Frame 1 (no input): blank canvas, image omitted
Frame 60 (the mouse pressed at the canvas centre just before this capture): blank canvas, image omitted
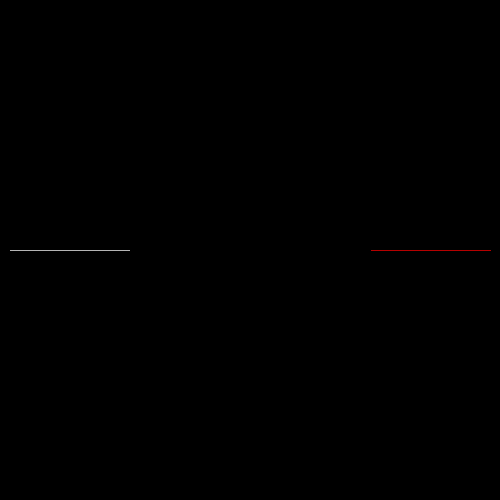
Frame 120 (the mouse held since frame 60 and released just before this capture)

The Processing sketch whose frames 1 and 60 were blank and that drew this single picture after the mouse press (run headless with seeded random() and noise(); from frame 60 on, the mouse is pressed at the canvas centre):

// Processing sketch: processing_79019
// ── processing_79019.pde

//Keana Moezzi, CP1, mods 4-5, Tron

int x = 10;
int y = 250; 
int direction = RIGHT;
int compX = 490;
int compY = 250;
int compDir = LEFT;
boolean gameOver = false;
void setup()
{
  size(500, 500);
  background(0);
}
void draw()
{
  if (gameOver == true)
  {  
    
    smooth();
    fill(255, 0, 0);   
    textSize(25);
    text ("Game Over", 180, 190);
   
  }
  else
  {
    human();
    if (gameOver == false)
    {
      computer();
    }
  }
}
void keyPressed()
{ 
  if (key == 'f')
  {
    direction = LEFT;
  }
  else if (key == 'h')
  {
    direction = RIGHT;
  }
  else if (key == 't')
  {
    direction = UP;
  }
  else if (key == 'g')
  {
    direction = DOWN;
  }
 else if (key == 'c')
  {
    background(0);
    x = 10;
    y = 250; 
    direction = RIGHT;
    compX = 490;
    compY = 250;
    compDir = LEFT;
    gameOver = false;
  }
}



void human()
{
 if (get(x, y) != color(0))
  {
        fill(255);
        textSize(20);
       text("  Human Loses!\n Computer Wins!", 170, 220);
      gameOver = true;
  }

  stroke(255, 255, 255);
  point(x, y);




  if (direction == RIGHT)
  {
    x++;
  }
  else if (direction == LEFT)
  {
    x--;
  }
  else if (direction == UP)
  {
    y--;
  }
  else if (direction == DOWN)
  {
    y++;
  }
}



void computer()
{

if (get(compX, compY) != color(0))
  {
        fill(255);
        textSize(20);
       text("Computer Loses!\n  Human Wins!", 170, 220);
        gameOver = true;
  }
  stroke(255, 0, 0);
  point(compX, compY);
  println(compX);
  if (compDir == RIGHT)
  {
    compX++;
    if (get(compX+1, compY) != color(0, 0, 0))
    {
      compDir = UP;
    }
  }
  else if (compDir == LEFT)
  {
    compX--;
    if (get(compX-1, compY) != color(0, 0, 0))
    {
      compDir = DOWN;
    }
  }
  else if (compDir == UP)
  {
    compY--;
    if (get(compX, compY-1) != color(0, 0, 0))
    {
      compDir = RIGHT;
    }
  }
  else if (compDir == DOWN)
  {
    compY++;
    if (get(compX, compY+1) != color(0, 0, 0))
    {
      compDir = LEFT;
    }
  }
}
